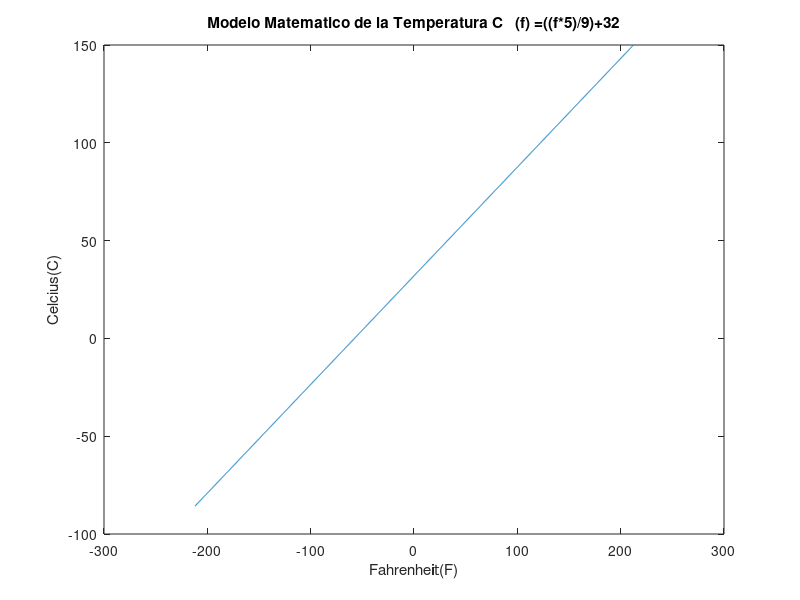

The MATLAB script that drew this image:
% Octave Script
% Title			:ModeloMatematicodeTemperatura
% Description		:Script para graficar una funcion del cambio de temperatura en grados °F y °C de la forma f(x)=ax+b   
% Author		:Luis Gerardo Cardozo Carranza (Gerard_CRS) luiscardozo161002@gmail.com
% Date			:20210415
% sion		        :1
% Usage			:octave> /path/ModeloMatematicodeTemperatura_Luis Gerardo Cardozo Carranza_3012
% Notes			:Requiere aplicacion octave usar en consola preferentemente

%Modelo_Matematico_de_la_Temperatura_C(f) = ((f*5)/9)+32

% Si se graficá su comportamiento es lineal
%      ^      
%    y |    /
%      |   /
%      |  /
%      | /
%      |/_____________  > x
%

%limpiar variables
clear
%rango de -212 .. 212 en i = 0.2
f=-212:0.2:212;
%valor de la funcion
C=((f*5)/9)+32;
%dibujar x,y 
plot (f,C);
%titulo
title("Modelo Matematico de la Temperatura C   (f) =((f*5)/9)+32");
%etiqueta para x
xlabel ("Fahrenheit(F)");
%etiqueta para y
ylabel ("Celcius(C)");
